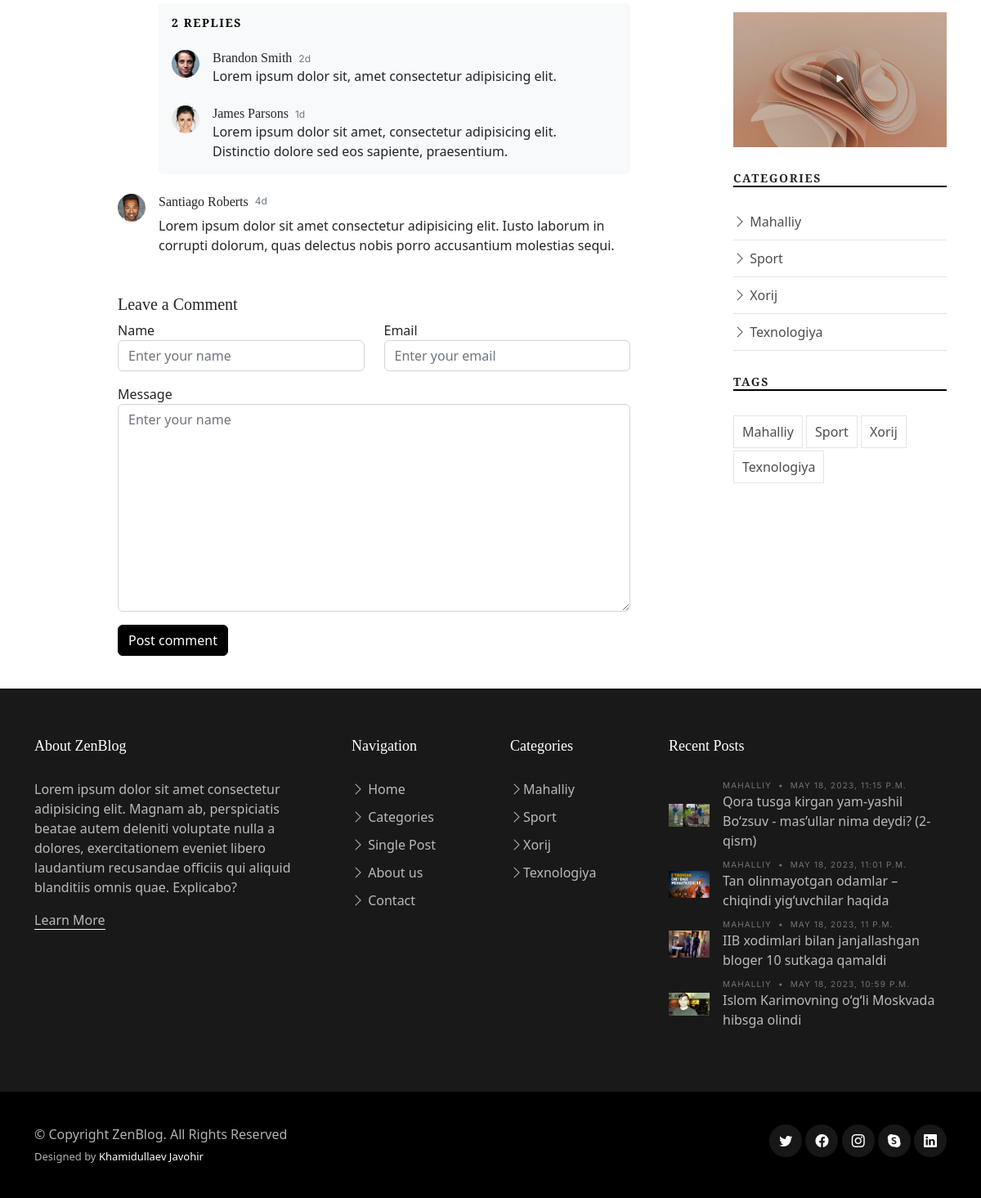
The page /news/16/ (lower part) on the database as committed earlier.
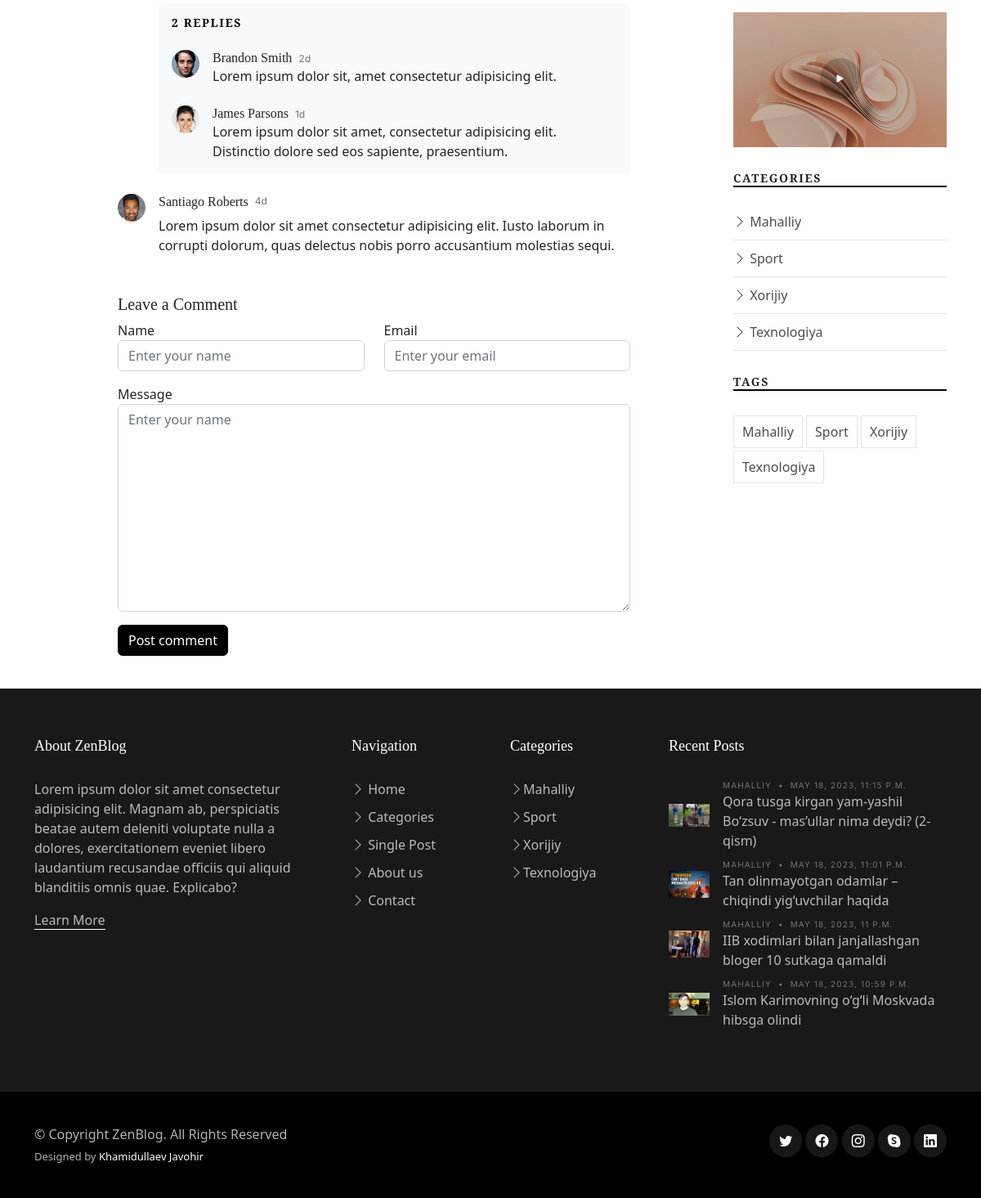
The same page on the database as committed later.
### news_app/models.py (models this page shows)
class Category(models.Model):
    name = models.CharField(max_length=150)
    def __str__(self):
        return self.name

### news_app/views.py (the view)
# urls.py: path("news/<int:id>/", detail_page, name="detail_page"),
def detail_page(request, id):
    news = get_object_or_404(News, id=id, status=News.Status.Published)
    latest_news = News.published.all().order_by("-published_time")[:6]
    categories = Category.objects.all()
    first_letter = news.body[:1]
    news_body = news.body[1:]
    context = {
        "news": news,
        "latest_news": latest_news,
        "first_letter": first_letter,
        "categories": categories,
        "news_body": news_body,
    }
    return render(request, "news/single-post.html", context)

### news_app/context_procesor.py (called while the page is built)
def top_news(request):
    categories = Category.objects.all()
    top_news = News.published.all().order_by("-published_time")[:4]
    context = {
        "top_news": top_news,
        "categories": categories,
    }
    return context

### news_app/models.py (called while the page is built)
    def get_queryset(self):
        return super().get_queryset().filter(status=News.Status.Published)

### templates/news/single-post.html (shortened to what the changed rows need)
{% extends 'news/base.html' %}
{% load static %}
{% block content %}
  <main id="main">
    <section class="single-post-content">
      <div class="container">
        <div class="row">
          <div class="col-md-3">
            <div class="aside-block">
              <ul class="aside-links list-unstyled">
                {% for category in categories %}
                <li>
                  <a href="category.html"><i class="bi bi-chevron-right"></i> {{ category.name }}</a>
                </li>
                {% endfor %}
              </ul>
            </div>
            <div class="aside-block">
              <ul class="aside-tags list-unstyled">
                {% for category in categories %}
                <li><a href="category.html">{{ category.name }}</a></li>
                {% endfor %}
              </ul>
            </div>
          </div>
        </div>
      </div>
    </section>
  </main>
{% endblock content %}

### templates/news/base.html (shortened to what the changed rows need)
{% load static %}
<!DOCTYPE html>
<html lang="en">
<head>
  <link href="{% static 'vendor/bootstrap/css/bootstrap.min.css' %}" rel="stylesheet">
  <link href="{% static 'vendor/bootstrap-icons/bootstrap-icons.css' %}" rel="stylesheet">
  <link href="{% static 'vendor/swiper/swiper-bundle.min.css' %}" rel="stylesheet">
  <link href="{% static 'vendor/glightbox/css/glightbox.min.css' %}" rel="stylesheet">
  <link href="{% static 'vendor/aos/aos.css' %}" rel="stylesheet">
  <link href="{% static 'css/variables.css' %}" rel="stylesheet">
  <link href="{% static 'css/main.css' %}" rel="stylesheet">
  <link href="{% static 'css/404-page.css' %}" rel="stylesheet">
</head>
<body>
  {% block content %}
  {% endblock content %}
  <footer id="footer" class="footer">
    <div class="footer-content">
      <div class="container">
        <div class="row g-5">
          <div class="col-6 col-lg-2">
            <ul class="footer-links list-unstyled">
              {% for category in categories %}
              <li><a href="category.html"><i class="bi bi-chevron-right"></i>{{ category.name }}</a></li>
              {% endfor %}
            </ul>
          </div>
        </div>
      </div>
    </div>
  </footer>
</body>
</html>

Rows that differ between the two databases and show on the page:
changed Category: name "Xorij" → "Xorijiy"
